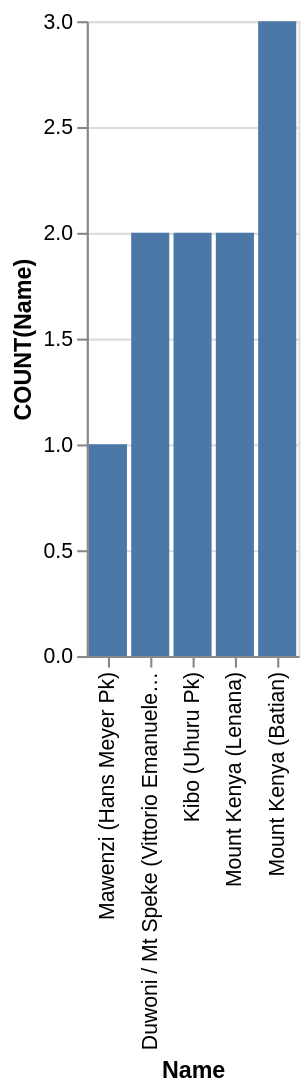

Describe this chart as a Vega-Lite specification.
### Vega-Lite specification from a JSON file in a GitHub repository (floating-point values rounded to 4 significant figures)
{"data": {"values": [{"x_data": "Mawenzi (Hans Meyer Pk)", "y_data": 1}, {"x_data": "Duwoni / Mt Speke (Vittorio Emanuele Pk)", "y_data": 2}, {"x_data": "Kibo (Uhuru Pk)", "y_data": 2}, {"x_data": "Mount Kenya (Lenana)", "y_data": 2}, {"x_data": "Mount Kenya (Batian)", "y_data": 3}]}, "mark": "bar", "encoding": {"x": {"field": "x_data", "type": "nominal", "title": "Name", "sort": {"op": "sum", "field": "y_data", "order": "ascending"}}, "y": {"field": "y_data", "type": "quantitative", "title": "COUNT(Name)"}}}
